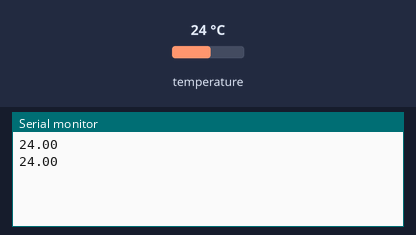
A sketch run on a simulated Arduino Uno, built with avr-gcc and run on an emulated ATmega328P. On the bench: the last lines printed to the serial monitor. Inputs (shaded band) come from the test bench; at power-on: temperature 24 °C. No radio packets arrive unless stated.

Above: at 2.8 s.
2.9 s: temperature set to 12 °C
At 4.2 s:
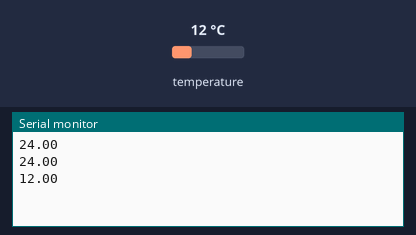
4.7 s: temperature set to 19 °C
At 4.7 s:
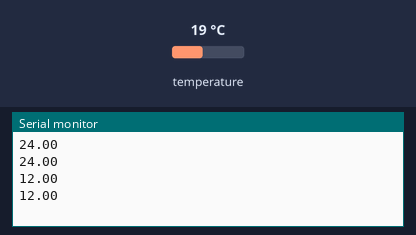
Timing chart, 0 to 7.7 s (numbered marks = the images above; inputs shaded):
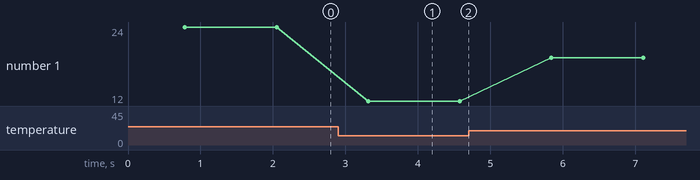

The sketch:

radio_sketch.ino
```cpp
#include "HX711.h"
#include <DallasTemperature.h>
#include <OneWire.h>
#include <RF24.h>
#include <RF24_config.h>
#include <nRF24L01.h>
#include <printf.h>
#include <string.h>
#include <stdio.h>

#define STRLEN 128

//Load sensor
#define LOAD_DOUT 6
#define LOAD_CLK 5
HX711 scale;
float calibration_factor = -7050;

//Temp sensor
#define ONE_WIRE_BUS 2
DeviceAddress thermoAddr = { 0x28, 0xA6, 0x44, 0x94, 0x97, 0x0E, 0x03, 0x85 };
OneWire oneWire(ONE_WIRE_BUS);
DallasTemperature sensors(&oneWire);

//Tranciever
const uint16_t RADIO_CE = 7;
const uint16_t RADIO_CS = 8;
const byte address[6] = "00001";
RF24 radio(RADIO_CE, RADIO_CS);

//Define functions
float getTemp();

void setup() {

  //Set up functions
  Serial.begin(9600);

  sensors.begin();

  radio.begin();
  radio.openWritingPipe(address);
  radio.setPALevel(RF24_PA_MIN);
  radio.stopListening();
}

void loop() {

  double temp = 0.0;

  //get temperature
  temp = getTemp();
  if (temp == -127.00) {  }
  else {

//    //send to key-fob
//    radio.write(&send, sizeof(send));
//    delay(1000);

    Serial.print(temp);
  }
  Serial.print("\n\r");
  delay(500);
}

float getTemp() {

  sensors.requestTemperatures();
  return sensors.getTempCByIndex(0);
}
```

Measured:
- after the input at 2.9 s, the serial monitor: prints a new line after 0.41 s (image 1)
- plotted number 1: 24 → 12 after the input at 2.9 s, 12 → 19 after the input at 4.7 s
